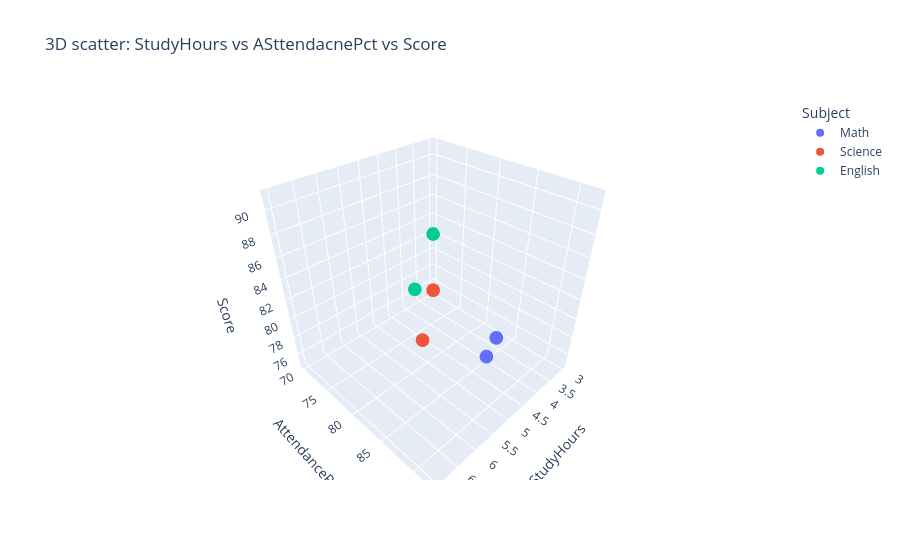

The code cell stored with this chart in its notebook:
### Code cell
fig = px.scatter_3d(
    df,
    x='StudyHours',
    y='AttendancePct',
    z='Score',
    color='Subject',
    title='3D scatter: StudyHours vs ASttendacnePct vs Score',

)
fig.show()

### Figure 1 — Plotly figure (JSON) as saved in the notebook; plotly's stock layout.template omitted (floating-point values rounded to 4 significant figures)
{"data": [{"hovertemplate": "Subject=Math<br>StudyHours=%{x}<br>AttendancePct=%{y}<br>Score=%{z}<extra></extra>", "legendgroup": "Math", "marker": {"color": "#636efa", "symbol": "circle"}, "mode": "markers", "name": "Math", "scene": "scene", "showlegend": true, "type": "scatter3d", "x": [5.0, 4.0], "y": [90.0, 85.0], "z": [82.0, 75.0]}, {"hovertemplate": "Subject=Science<br>StudyHours=%{x}<br>AttendancePct=%{y}<br>Score=%{z}<extra></extra>", "legendgroup": "Science", "marker": {"color": "#EF553B", "symbol": "circle"}, "mode": "markers", "name": "Science", "scene": "scene", "showlegend": true, "type": "scatter3d", "x": [6.0, 7.0], "y": [85.0, 92.0], "z": [82.0, 91.0]}, {"hovertemplate": "Subject=English<br>StudyHours=%{x}<br>AttendancePct=%{y}<br>Score=%{z}<extra></extra>", "legendgroup": "English", "marker": {"color": "#00cc96", "symbol": "circle"}, "mode": "markers", "name": "English", "scene": "scene", "showlegend": true, "type": "scatter3d", "x": [5.0, 3.0], "y": [78.0, 70.0], "z": [82.0, 82.0]}], "layout": {"legend": {"title": {"text": "Subject"}, "tracegroupgap": 0}, "scene": {"domain": {"x": [0, 1], "y": [0, 1]}, "xaxis": {"title": {"text": "StudyHours"}}, "yaxis": {"title": {"text": "AttendancePct"}}, "zaxis": {"title": {"text": "Score"}}}, "title": {"text": "3D scatter: StudyHours vs ASttendacnePct vs Score"}}}
